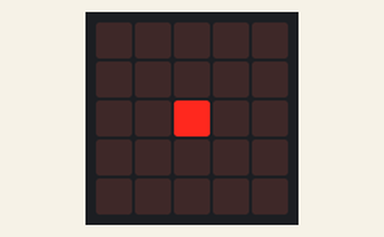
The program below on a simulated BBC micro:bit (MakeCode). Shown: the board's 5×5 LED display.

Above: at 0.2 s.
At 0.6 s:
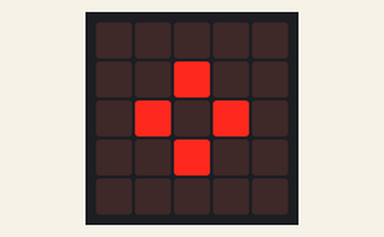
At 1.0 s:
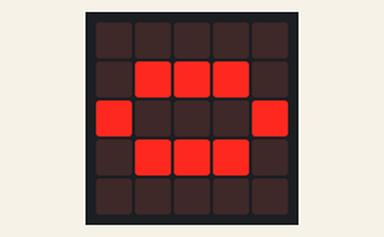

Measured:
- by itself, everything shown: repeats every 1.6 s, in 4 steps
- what the display in image 1 shows lasts 0.4 s, from 0.4 s to 0.8 s

The program:

main.ts
```typescript
basic.forever(function () {
    basic.showLeds(`
        . . . . .
        . . . . .
        . . # . .
        . . . . .
        . . . . .
        `)
    basic.showLeds(`
        . . . . .
        . . # . .
        . # . # .
        . . # . .
        . . . . .
        `)
    basic.showLeds(`
        . . . . .
        . # # # .
        # . . . #
        . # # # .
        . . . . .
        `)
    basic.showLeds(`
        . . . . .
        . . . . .
        . . . . .
        . . . . .
        . . . . .
        `)
})
```

test.ts
```typescript
// les tests vont ici ; cela ne sera pas compilé si ce paquet est utilisé en tant qu'extension.
```
